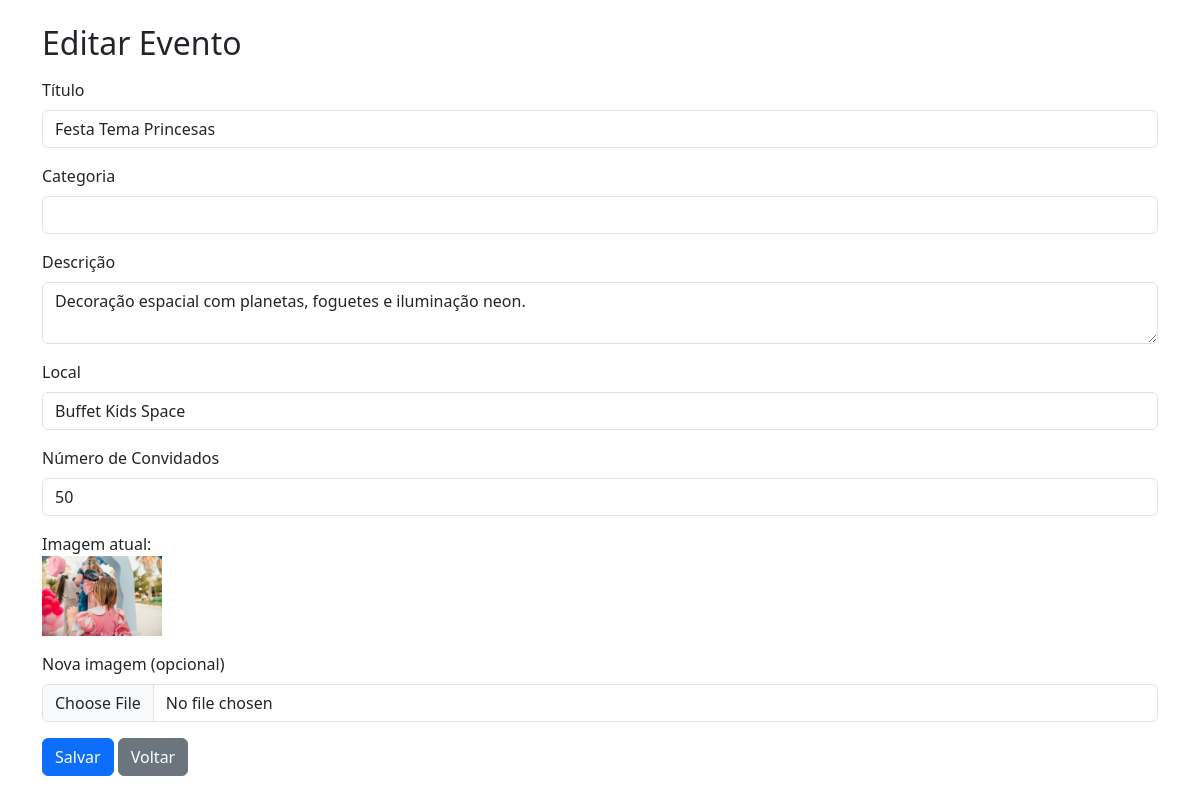
/actions/edit.php?id=7, run on the app's committed database.
### tables this page shows
CREATE TABLE `eventos` (
  `id` int(11) NOT NULL,
  `titulo` varchar(100) NOT NULL,
  `descricao` text NOT NULL,
  `categoria` varchar(100) NOT NULL,
  `imagem` varchar(255) NOT NULL,
  `data_evento` date NOT NULL,
  `local_evento` varchar(100) NOT NULL,
  `numero_convidados` int(11) NOT NULL,
  `created_at` timestamp NOT NULL DEFAULT current_timestamp(),
  `categoria_id` int(11) DEFAULT NULL,
  `destaque` tinyint(1) DEFAULT 0
);

### actions/edit.php (the view, shortened to what this page needs)
<?php
require __DIR__ . '/../config/config.php';
$id = $_GET['id'] ?? null;
$sql = $db->prepare("SELECT * FROM eventos WHERE id = :id");
$sql->bindValue(':id', $id);
$sql->execute();
$evento = $sql->fetch();
?>
<!DOCTYPE html>
<html lang="pt-br">
<head>
    <link rel="stylesheet" href="https://cdn.jsdelivr.net/npm/bootstrap-icons@1.11.0/font/bootstrap-icons.css">
    <link href="https://cdn.jsdelivr.net/npm/bootstrap@5.3.0/dist/css/bootstrap.min.css" rel="stylesheet">
</head>
<body>
    <div class="container mt-4">
        <h2 class="mb-3">Editar Evento</h2>
        <form action="update.php" method="POST" enctype="multipart/form-data">
            <div class="mb-3">
                <label class="form-label">Título</label>
                <input type="text" name="titulo" class="form-control"
                    value="<?= $evento['titulo'] ?>" required>
            </div>
            <div class="mb-3">
                <label class="form-label">Categoria</label>
                <input type="text" name="categoria" class="form-control"
                    value="<?= $evento['categoria'] ?>" required>
            </div>
            <div class="mb-3">
                <label class="form-label">Descrição</label>
                <textarea name="descricao" class="form-control" required><?= $evento['descricao'] ?></textarea>
            </div>
            <div class="mb-3">
                <label class="form-label">Local</label>
                <input type="text" name="local_evento" class="form-control"
                    value="<?= $evento['local_evento'] ?>" required>
            </div>
            <div class="mb-3">
                <label class="form-label">Número de Convidados</label>
                <input type="number" name="numero_convidados" class="form-control"
                    value="<?= $evento['numero_convidados'] ?>" required>
            </div>
            <?php if ($evento['imagem']): ?>
                <div class="mb-3">
                    <label>Imagem atual:</label><br>
                    <img src="../img/<?= $evento['imagem'] ?>" width="120">
                </div>
            <?php endif; ?>
            <div class="mb-3">
                <label class="form-label">Nova imagem (opcional)</label>
                <input type="file" name="imagem" class="form-control">
            </div>
            <button type="submit" class="btn btn-primary">Salvar</button>
            <a href="../index.php" class="btn btn-secondary">Voltar</a>
        </form>
    </div>
</body>
</html>

### data on the page
eventos: titulo "Festa Tema Princesas", descricao "Decoração espacial com planetas, foguetes e iluminação neon.", local_evento "Buffet Kids Space", numero_convidados "50", imagem (picture)
